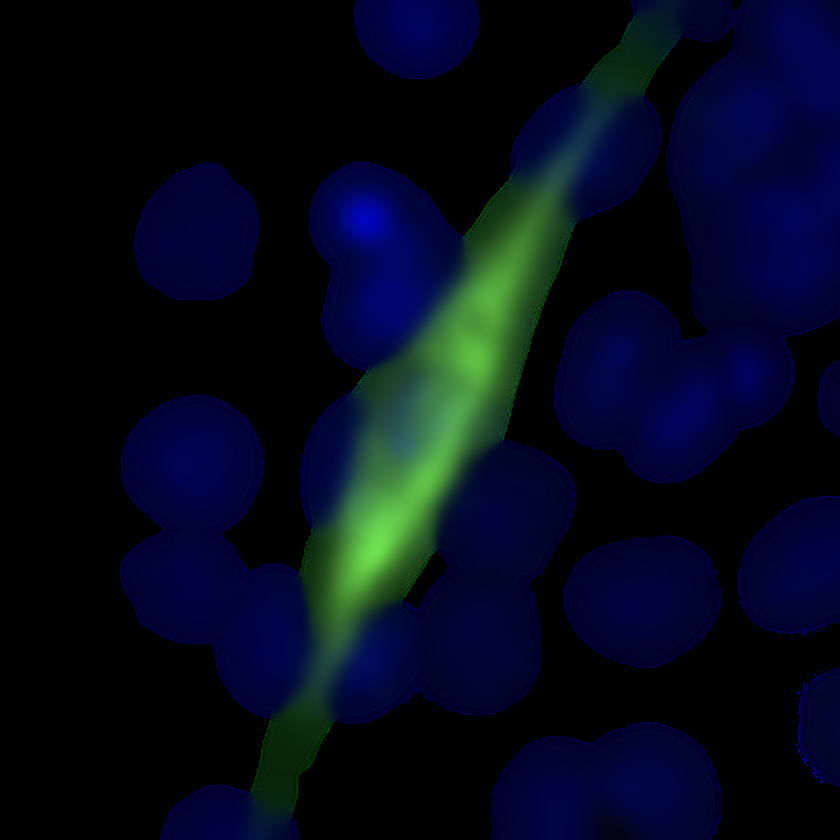
#> input picture src/assets/myotube.png, 840 x 840 px, shrunk from 1247 x 1247 before the run
$ python -i Blob_Detection.py   (imports and definitions only)
#> lines starting #> are read from the running program, lines starting #| are printed output that depends on the picture; after the words box and inside, x2 and y2 are one past the last pixel; in counts of white or black regions, pixels touching at a corner belong together; long printed decimals are rounded
#> further down, picture is the input picture: shape (840, 840, 3); mean B, G, R 28.2, 10.7, 4.4
# import necessary libraries
from skimage import feature, color, io
import cv2
import matplotlib.pyplot as plt
import sys
import json
import numpy as np

def detectBlobsErosion(image):
    nr_of_found_blobs = 0

    image = image.astype(np.uint8)
    gray_image = cv2.cvtColor(image, cv2.COLOR_BGR2GRAY)
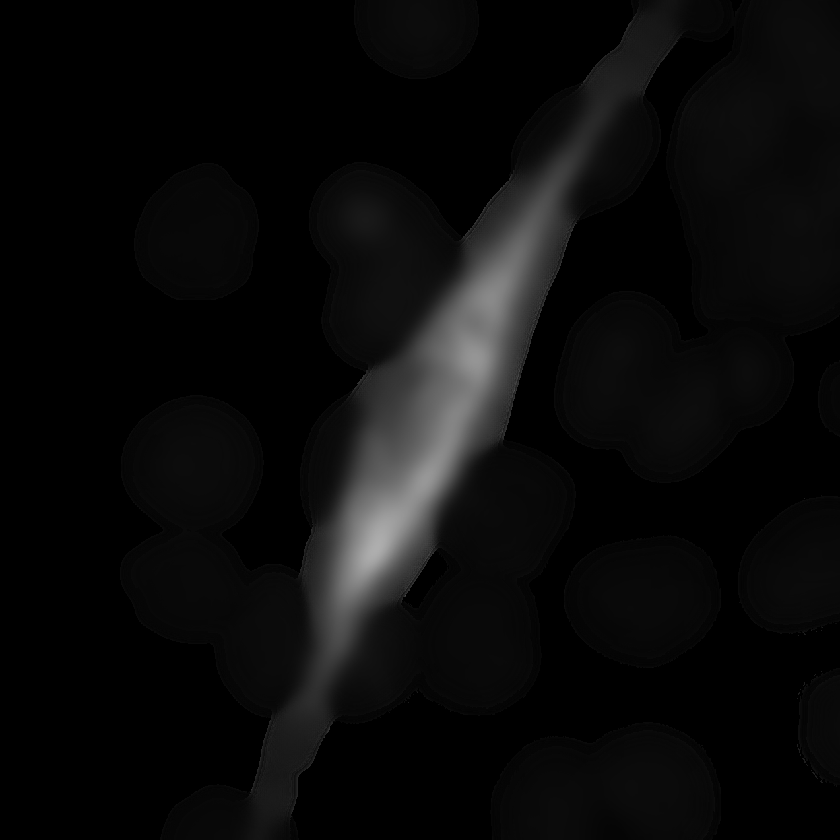
#> gray_image: shape (840, 840); min 0, max 174, mean 10.8

    kernel = cv2.getStructuringElement(cv2.MORPH_ELLIPSE, (4, 4))

    # Perform erosion
    eroded = cv2.erode(gray_image, kernel, iterations=1)
    eroded = eroded.astype(np.uint8)

    # Find the contours of the blobs in the mask
    contours, _ = cv2.findContours(eroded, cv2.RETR_EXTERNAL, cv2.CHAIN_APPROX_SIMPLE)
#> contours = 8 contours; box (x1, y1, x2, y2) and area: (122, 0, 840, 840) 259193, (492, 724, 720, 840) 21674, (566, 537, 720, 667) 15078, (136, 165, 258, 299) 12424, (740, 498, 840, 632) 10652, (356, 0, 478, 78) 7682, (800, 670, 840, 784) 3390, (820, 363, 840, 435) 1024

    # Create a list to store the coordinates of the labels
    coordinatesAndOtherInfo = []

    # Draw a red circle around the center of each blob
    for contour in contours:
        M = cv2.moments(contour)
        if M["m00"] != 0:
            cX    = int(M["m10"] / M["m00"])
            cY    = int(M["m01"] / M["m00"])
            cSize = cv2.contourArea(contour)

            perimeter = cv2.arcLength(contour, True)
            radius = perimeter / (2 * np.pi)

            surrounding_circle_area = np.pi * radius**2

            cCompactness = cSize / surrounding_circle_area

            cxMoment = cyMoment = 0

            if len(contours) > 0 and cv2.contourArea(contours[0]) > 0:
                contourMoments = contours[0]
                moments = cv2.moments(contourMoments)
                cxMoment = int(moments["m10"] / moments["m00"])
                cyMoment = int(moments["m01"] / moments["m00"])

            (x,y),radius = cv2.minEnclosingCircle(contour)
            center = (int(x),int(y))

            blobCoord = (int(cX), int(cY))
            momentCoord = (int(cxMoment), int(cyMoment))

            differenceCoord = (momentCoord[0] - blobCoord[0], momentCoord[1] - blobCoord[1])

            if (cCompactness < 0.5 or cSize > 10000) and (differenceCoord[0] < 10 and differenceCoord[0] > -10 and differenceCoord[1] < 10 and differenceCoord[1] > -10):
                cv2.circle(image, (cX, cY), 10, (0, 0, 255), 2)
                cv2.circle(image, (cX, cY), 10, (0, 0, 255), 2)
                coordinatesAndOtherInfo.append((blobCoord, cSize, cCompactness, momentCoord, center))
                nr_of_found_blobs += 1
#> this loop made 8 passes
#> (cX, cY, cSize, perimeter, surrounding_circle_area, cCompactness, x) on pass 1: (609, 789, 21674.5, 641.7, 32773.1, 0.661, 606.2)
#> (cX, cY, cSize, perimeter, surrounding_circle_area, cCompactness, x) on passes 2 to 7: (822, 725, 3389.5, 282.8, 6364.8, 0.533, 837.5), (643, 599, 15078.5, 486.2, 18809.3, 0.802, 642.4), (795, 568, 10652, 416.5, 13801.2, 0.772, 800.1), (830, 398, 1023.5, 164.2, 2145.1, 0.477, 839), (197, 235, 12423.5, 427.7, 14560.1, 0.853, 197.5), (494, 393, 259193, 5121.5, 2087267.5, 0.124, 500.5)
#> image: shape (840, 840, 3); 0.03% of pixels changed, all inside (x1, y1, x2, y2) = (598, 778, 621, 801)
#> after the loop, coordinatesAndOtherInfo = [((609, 789), 21674.5, 0.661, (609, 789), (606, 811))]; nr_of_found_blobs = 1

    # Print the number and coordinates of the labels
    print("Number of blobs detected:", nr_of_found_blobs)
#| Number of blobs detected: 1
    print("Information of the labels:", coordinatesAndOtherInfo)
#| Information of the labels: [((609, 789), 21674.5, 0.6613, (609, 789), (606, 811))]

    # Show the image
    cv2.imshow('Blobs', image)
    cv2.waitKey(0)

    ev_JSON_coordinate_string = json.dumps(coordinatesAndOtherInfo)

    nr_of_found_blobs_string = "%d" % nr_of_found_blobs
#> nr_of_found_blobs_string = '1'

    #Return JSON coordinatesAndOtherInfo (Coordinates, size, compactness, coordinates of main emphasis) and number of found blobs,
    sys.stdout.write(ev_JSON_coordinate_string + '\n' + nr_of_found_blobs_string + ' ')
#| [[[609, 789], 21674.5, 0.6613, [609, 789], [606, 811]]]
#| 1

def detectBlobs(mask):
    # Use morphological operations to remove noise and fill small gaps
    kernel = cv2.getStructuringElement(cv2.MORPH_ELLIPSE, (5,5))
    mask = cv2.morphologyEx(mask, cv2.MORPH_CLOSE, kernel)
    mask = cv2.morphologyEx(mask, cv2.MORPH_OPEN, kernel)

    # Find the contours of the blobs in the mask
    contours, _ = cv2.findContours(mask, cv2.RETR_EXTERNAL, cv2.CHAIN_APPROX_SIMPLE)

    # Create a list to store the coordinates of the labels
    coordinates = []

    # Draw a red circle around the center of each blob
    for contour in contours:
        M = cv2.moments(contour)
        if M["m00"] != 0:
            cX = int(M["m10"] / M["m00"])
            cY = int(M["m01"] / M["m00"])
            cv2.circle(image, (cX, cY), 10, (0, 0, 255), 2)
            coordinates.append((cX, cY))

    nr_of_found_blobs = len(contours)
    # Print the number and coordinates of the labels
    print("Number of blobs detected:", nr_of_found_blobs)
    print("Coordinates of the labels:", coordinates)

    # Show the image
    cv2.imshow('Blobs', image)
    cv2.waitKey(0)

    ev_JSON_coordinate_string = json.dumps(coordinates)

    nr_of_found_blobs_string = "%d" % nr_of_found_blobs

    #Return JSON coordinates and number of found blobs
    sys.stdout.write(ev_JSON_coordinate_string + '\n' + nr_of_found_blobs_string + ' ')

#path as parameter

filepath = sys.argv[0]

# [7 lines not run here, left out]
# [1 line that did not run here, left out]

# Flatten the image to a 1D array
# [1 line that did not run here, left out]

# Get the unique colors of the image
# [1 line that did not run here, left out]

# [1 line that did not run here, left out]

# Check if the image is binary or colored
# [9 lines not run here, left out]

>>> import cv2
>>> picture = cv2.imread('../src/assets/myotube.png')
>>> result = detectBlobsErosion(picture)
